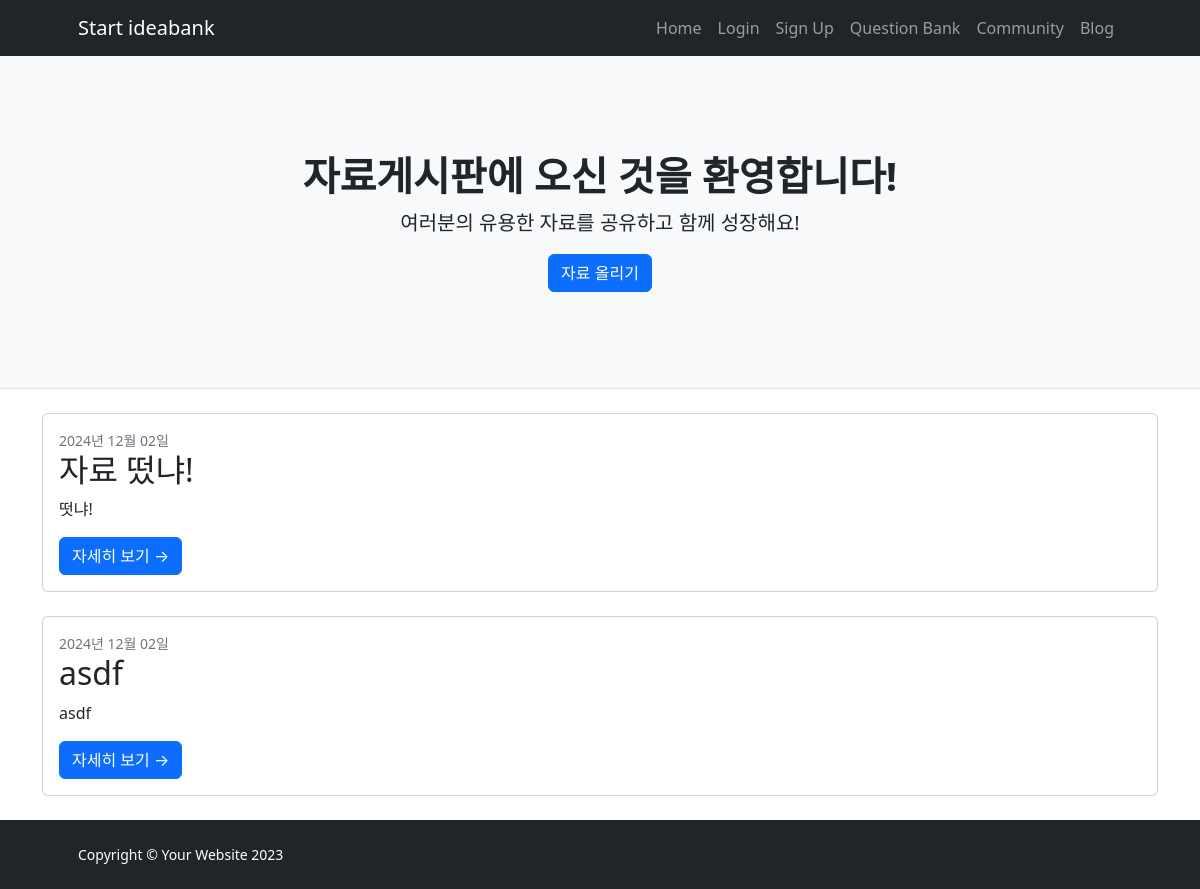
The page /resources-board/ on the database its author committed.
### IBK_ossproject/models.py (models this page shows, shortened)
class Data(models.Model):
    CATEGORY_CHOICES = [
        ('알고리즘', '알고리즘'),
        ('자료구조', '자료구조'),
        ('프로그래밍 언어', '프로그래밍 언어'),
        ('기타', '기타'),
    ]
    title = models.CharField(max_length=255)  # 질문 제목
    content = models.TextField(default="기본 내용 없음")  # 질문 내용, 기본값 설정
    category = models.CharField(max_length=100, choices=CATEGORY_CHOICES, blank=True, null=True)  # 카테고리
    author = models.ForeignKey(User, on_delete=models.CASCADE, related_name='data_posts')  # 작성자
    created_at = models.DateTimeField(auto_now_add=True)  # 작성일

### IBK_ossproject/views.py (the view)
# urls.py: path('resources-board/', views.resources_board, name='resources_board'), # 자료 게시판
def resources_board(request):
    datas = Data.objects.all().order_by('-created_at')
    return render(request, 'resources-board.html', {'datas': datas})

### templates/resources-board.html (shortened to what this page needs)
{% extends 'base.html' %}
{% block content %}
    <header class="py-5 bg-light border-bottom mb-4">
        <div class="container">
            <div class="text-center my-5">
                <h1 id="header-title" class="fw-bolder editable" contenteditable="false">자료게시판에 오신 것을 환영합니다!</h1>
                <p id="header-description" class="lead mb-0 editable" contenteditable="false">여러분의 유용한 자료를 공유하고 함께 성장해요!</p>
                <a id="header-button" href="{% url 'data_upload' %}" class="btn btn-primary mt-3">자료 올리기</a>
            </div>
        </div>
    </header>
    <div class="container">
        <div class="row">
            <div class="col-lg-12">
                {% for data in datas %}
                <div class="card mb-4">
                    <div class="card-body">
                        <div class="small text-muted">{{ data.created_at|date:"Y년 m월 d일" }}</div>
                        <h2 class="card-title">{{ data.title }}</h2>
                        <p class="card-text">{{ data.content|truncatewords:20 }}</p>
                        <a class="btn btn-primary" href="{% url 'data_detail' data.id %}">자세히 보기 →</a>
                    </div>
                </div>
                {% empty %}
                <p>아직 등록된 자료가 없습니다. 자료를 작성해 보세요!</p>
                {% endfor %}
            </div>
        </div>
    </div>
{% endblock %}

### rows shown on the page
Data: created_at "2024년 12월 02일", title "자료 떴냐!", content "떳냐!"
Data: created_at "2024년 12월 02일", title "asdf", content "asdf"
